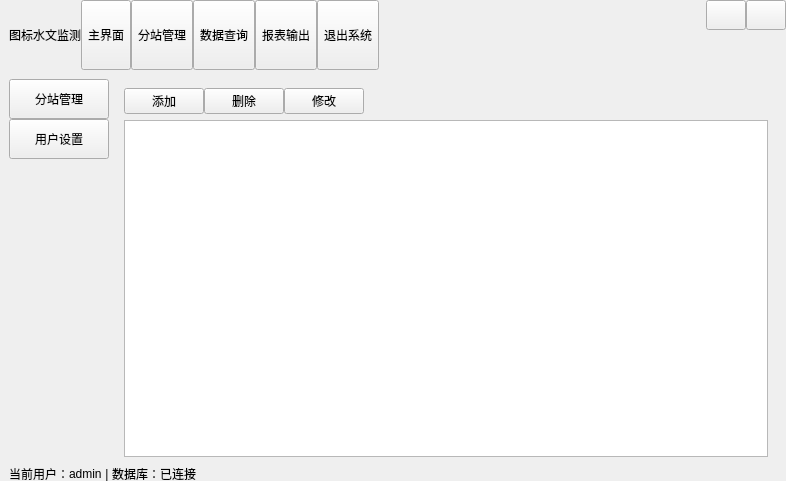
<?xml version="1.0" encoding="UTF-8"?>
<ui version="4.0">
 <class>mainWidget</class>
 <widget class="QWidget" name="mainWidget">
  <property name="geometry">
   <rect>
    <x>0</x>
    <y>0</y>
    <width>751</width>
    <height>481</height>
   </rect>
  </property>
  <property name="windowTitle">
   <string>Form</string>
  </property>
  <layout class="QVBoxLayout" name="verticalLayout">
   <property name="spacing">
    <number>0</number>
   </property>
   <property name="leftMargin">
    <number>0</number>
   </property>
   <property name="topMargin">
    <number>0</number>
   </property>
   <property name="rightMargin">
    <number>0</number>
   </property>
   <property name="bottomMargin">
    <number>0</number>
   </property>
   <item>
    <widget class="QWidget" name="widgetTitle" native="true">
     <property name="sizePolicy">
      <sizepolicy hsizetype="Preferred" vsizetype="Fixed">
       <horstretch>0</horstretch>
       <verstretch>0</verstretch>
      </sizepolicy>
     </property>
     <layout class="QHBoxLayout" name="horizontalLayout_3">
      <property name="spacing">
       <number>0</number>
      </property>
      <property name="leftMargin">
       <number>9</number>
      </property>
      <property name="topMargin">
       <number>0</number>
      </property>
      <property name="rightMargin">
       <number>0</number>
      </property>
      <property name="bottomMargin">
       <number>0</number>
      </property>
      <item>
       <widget class="QWidget" name="widgetTitleMenu" native="true">
        <layout class="QHBoxLayout" name="horizontalLayout_2">
         <property name="spacing">
          <number>0</number>
         </property>
         <property name="leftMargin">
          <number>0</number>
         </property>
         <property name="topMargin">
          <number>0</number>
         </property>
         <property name="rightMargin">
          <number>0</number>
         </property>
         <property name="bottomMargin">
          <number>0</number>
         </property>
         <item>
          <widget class="QLabel" name="lab_Icon">
           <property name="text">
            <string>图标</string>
           </property>
          </widget>
         </item>
         <item>
          <widget class="QLabel" name="lab_Name">
           <property name="text">
            <string>水文监测</string>
           </property>
          </widget>
         </item>
         <item>
          <widget class="QToolButton" name="toolBtn_Main">
           <property name="sizePolicy">
            <sizepolicy hsizetype="Fixed" vsizetype="Expanding">
             <horstretch>0</horstretch>
             <verstretch>0</verstretch>
            </sizepolicy>
           </property>
           <property name="maximumSize">
            <size>
             <width>16777215</width>
             <height>16777215</height>
            </size>
           </property>
           <property name="text">
            <string>主界面</string>
           </property>
           <property name="icon">
            <iconset resource="image.qrc">
             <normaloff>:/resource/image/main_main.png</normaloff>:/resource/image/main_main.png</iconset>
           </property>
           <property name="toolButtonStyle">
            <enum>Qt::ToolButtonTextUnderIcon</enum>
           </property>
          </widget>
         </item>
         <item>
          <widget class="QToolButton" name="toolBtn_Setting">
           <property name="sizePolicy">
            <sizepolicy hsizetype="Fixed" vsizetype="Expanding">
             <horstretch>0</horstretch>
             <verstretch>0</verstretch>
            </sizepolicy>
           </property>
           <property name="maximumSize">
            <size>
             <width>16777215</width>
             <height>16777215</height>
            </size>
           </property>
           <property name="text">
            <string>分站管理</string>
           </property>
           <property name="icon">
            <iconset resource="image.qrc">
             <normaloff>:/resource/image/main_main.png</normaloff>:/resource/image/main_main.png</iconset>
           </property>
           <property name="toolButtonStyle">
            <enum>Qt::ToolButtonTextUnderIcon</enum>
           </property>
          </widget>
         </item>
         <item>
          <widget class="QToolButton" name="toolBtn_Query">
           <property name="sizePolicy">
            <sizepolicy hsizetype="Fixed" vsizetype="Expanding">
             <horstretch>0</horstretch>
             <verstretch>0</verstretch>
            </sizepolicy>
           </property>
           <property name="text">
            <string>数据查询</string>
           </property>
           <property name="icon">
            <iconset resource="image.qrc">
             <normaloff>:/resource/image/main_data.png</normaloff>:/resource/image/main_data.png</iconset>
           </property>
           <property name="toolButtonStyle">
            <enum>Qt::ToolButtonTextUnderIcon</enum>
           </property>
          </widget>
         </item>
         <item>
          <widget class="QToolButton" name="toolBtn_reportForms">
           <property name="sizePolicy">
            <sizepolicy hsizetype="Fixed" vsizetype="Expanding">
             <horstretch>0</horstretch>
             <verstretch>0</verstretch>
            </sizepolicy>
           </property>
           <property name="text">
            <string>报表输出</string>
           </property>
           <property name="icon">
            <iconset resource="image.qrc">
             <normaloff>:/resource/image/main_help.png</normaloff>:/resource/image/main_help.png</iconset>
           </property>
           <property name="toolButtonStyle">
            <enum>Qt::ToolButtonTextUnderIcon</enum>
           </property>
          </widget>
         </item>
         <item>
          <widget class="QToolButton" name="toolBtn_Exit">
           <property name="sizePolicy">
            <sizepolicy hsizetype="Fixed" vsizetype="Expanding">
             <horstretch>0</horstretch>
             <verstretch>0</verstretch>
            </sizepolicy>
           </property>
           <property name="text">
            <string>退出系统</string>
           </property>
           <property name="icon">
            <iconset resource="image.qrc">
             <normaloff>:/resource/image/main_exit.png</normaloff>:/resource/image/main_exit.png</iconset>
           </property>
           <property name="toolButtonStyle">
            <enum>Qt::ToolButtonTextUnderIcon</enum>
           </property>
          </widget>
         </item>
         <item>
          <spacer name="horizontalSpacer_2">
           <property name="orientation">
            <enum>Qt::Horizontal</enum>
           </property>
           <property name="sizeHint" stdset="0">
            <size>
             <width>40</width>
             <height>20</height>
            </size>
           </property>
          </spacer>
         </item>
        </layout>
       </widget>
      </item>
      <item>
       <widget class="QWidget" name="widgetTitleButton" native="true">
        <property name="sizePolicy">
         <sizepolicy hsizetype="Preferred" vsizetype="Preferred">
          <horstretch>0</horstretch>
          <verstretch>0</verstretch>
         </sizepolicy>
        </property>
        <layout class="QGridLayout" name="gridLayout">
         <property name="leftMargin">
          <number>0</number>
         </property>
         <property name="topMargin">
          <number>0</number>
         </property>
         <property name="rightMargin">
          <number>0</number>
         </property>
         <property name="bottomMargin">
          <number>0</number>
         </property>
         <property name="spacing">
          <number>0</number>
         </property>
         <item row="0" column="0">
          <widget class="QPushButton" name="pushBtn_Min">
           <property name="sizePolicy">
            <sizepolicy hsizetype="Minimum" vsizetype="Fixed">
             <horstretch>0</horstretch>
             <verstretch>0</verstretch>
            </sizepolicy>
           </property>
           <property name="minimumSize">
            <size>
             <width>30</width>
             <height>30</height>
            </size>
           </property>
           <property name="text">
            <string/>
           </property>
           <property name="icon">
            <iconset resource="image.qrc">
             <normaloff>:/resource/image/main_min.png</normaloff>:/resource/image/main_min.png</iconset>
           </property>
          </widget>
         </item>
         <item row="0" column="1">
          <widget class="QPushButton" name="pushBtn_Close">
           <property name="sizePolicy">
            <sizepolicy hsizetype="Minimum" vsizetype="Fixed">
             <horstretch>0</horstretch>
             <verstretch>0</verstretch>
            </sizepolicy>
           </property>
           <property name="minimumSize">
            <size>
             <width>30</width>
             <height>30</height>
            </size>
           </property>
           <property name="text">
            <string/>
           </property>
           <property name="icon">
            <iconset resource="image.qrc">
             <normaloff>:/resource/image/main_close.png</normaloff>:/resource/image/main_close.png</iconset>
           </property>
          </widget>
         </item>
         <item row="1" column="1">
          <spacer name="verticalSpacer">
           <property name="orientation">
            <enum>Qt::Vertical</enum>
           </property>
           <property name="sizeHint" stdset="0">
            <size>
             <width>20</width>
             <height>40</height>
            </size>
           </property>
          </spacer>
         </item>
        </layout>
       </widget>
      </item>
     </layout>
    </widget>
   </item>
   <item>
    <widget class="QStackedWidget" name="stackedWidget">
     <property name="currentIndex">
      <number>1</number>
     </property>
     <widget class="QWidget" name="page_Main">
      <layout class="QHBoxLayout" name="horizontalLayout_6">
       <item>
        <widget class="QGroupBox" name="groupBox_3">
         <property name="title">
          <string>串口信息</string>
         </property>
         <layout class="QVBoxLayout" name="verticalLayout_3">
          <item>
           <layout class="QGridLayout" name="gridLayout_2">
            <item row="1" column="0" colspan="2">
             <widget class="QLabel" name="label_19">
              <property name="text">
               <string>波特率：</string>
              </property>
             </widget>
            </item>
            <item row="1" column="2">
             <widget class="QComboBox" name="comBox_baudRate">
              <item>
               <property name="text">
                <string>50</string>
               </property>
              </item>
              <item>
               <property name="text">
                <string>75</string>
               </property>
              </item>
              <item>
               <property name="text">
                <string>110</string>
               </property>
              </item>
              <item>
               <property name="text">
                <string>134</string>
               </property>
              </item>
              <item>
               <property name="text">
                <string>150</string>
               </property>
              </item>
              <item>
               <property name="text">
                <string>200</string>
               </property>
              </item>
              <item>
               <property name="text">
                <string>300</string>
               </property>
              </item>
              <item>
               <property name="text">
                <string>600</string>
               </property>
              </item>
              <item>
               <property name="text">
                <string>1200</string>
               </property>
              </item>
              <item>
               <property name="text">
                <string>1800</string>
               </property>
              </item>
              <item>
               <property name="text">
                <string>2400</string>
               </property>
              </item>
              <item>
               <property name="text">
                <string>4800</string>
               </property>
              </item>
              <item>
               <property name="text">
                <string>9600</string>
               </property>
              </item>
              <item>
               <property name="text">
                <string>14400</string>
               </property>
              </item>
              <item>
               <property name="text">
                <string>19200</string>
               </property>
              </item>
              <item>
               <property name="text">
                <string>38400</string>
               </property>
              </item>
              <item>
               <property name="text">
                <string>56000</string>
               </property>
              </item>
              <item>
               <property name="text">
                <string>57600</string>
               </property>
              </item>
              <item>
               <property name="text">
                <string>76800</string>
               </property>
              </item>
              <item>
               <property name="text">
                <string>115200</string>
               </property>
              </item>
              <item>
               <property name="text">
                <string>128000</string>
               </property>
              </item>
              <item>
               <property name="text">
                <string>256000</string>
               </property>
              </item>
             </widget>
            </item>
            <item row="2" column="0" colspan="2">
             <widget class="QLabel" name="label_20">
              <property name="text">
               <string>数据位：</string>
              </property>
             </widget>
            </item>
            <item row="2" column="2">
             <widget class="QComboBox" name="comBox_Data">
              <item>
               <property name="text">
                <string>5</string>
               </property>
              </item>
              <item>
               <property name="text">
                <string>6</string>
               </property>
              </item>
              <item>
               <property name="text">
                <string>7</string>
               </property>
              </item>
              <item>
               <property name="text">
                <string>8</string>
               </property>
              </item>
             </widget>
            </item>
            <item row="3" column="0" colspan="2">
             <widget class="QLabel" name="label_22">
              <property name="text">
               <string>停止位：</string>
              </property>
             </widget>
            </item>
            <item row="3" column="2">
             <widget class="QComboBox" name="comBox_stop">
              <item>
               <property name="text">
                <string>1</string>
               </property>
              </item>
              <item>
               <property name="text">
                <string>1.5</string>
               </property>
              </item>
              <item>
               <property name="text">
                <string>2</string>
               </property>
              </item>
             </widget>
            </item>
            <item row="4" column="0" colspan="2">
             <widget class="QLabel" name="label_21">
              <property name="text">
               <string>奇偶校验：</string>
              </property>
             </widget>
            </item>
            <item row="4" column="2">
             <widget class="QComboBox" name="comBox_parity">
              <item>
               <property name="text">
                <string>无</string>
               </property>
              </item>
             </widget>
            </item>
            <item row="0" column="2">
             <widget class="QComboBox" name="comBox_serialPort"/>
            </item>
            <item row="0" column="0" colspan="2">
             <widget class="QLabel" name="lab_serialPort">
              <property name="enabled">
               <bool>false</bool>
              </property>
              <property name="sizePolicy">
               <sizepolicy hsizetype="Minimum" vsizetype="Minimum">
                <horstretch>0</horstretch>
                <verstretch>0</verstretch>
               </sizepolicy>
              </property>
              <property name="text">
               <string>COM口：</string>
              </property>
             </widget>
            </item>
           </layout>
          </item>
          <item>
           <widget class="QPushButton" name="pushBtn_serialPort">
            <property name="sizePolicy">
             <sizepolicy hsizetype="Minimum" vsizetype="Expanding">
              <horstretch>0</horstretch>
              <verstretch>0</verstretch>
             </sizepolicy>
            </property>
            <property name="maximumSize">
             <size>
              <width>16777215</width>
              <height>30</height>
             </size>
            </property>
            <property name="text">
             <string>开始通信</string>
            </property>
           </widget>
          </item>
          <item>
           <spacer name="verticalSpacer_3">
            <property name="orientation">
             <enum>Qt::Vertical</enum>
            </property>
            <property name="sizeHint" stdset="0">
             <size>
              <width>20</width>
              <height>40</height>
             </size>
            </property>
           </spacer>
          </item>
         </layout>
        </widget>
       </item>
       <item>
        <widget class="QTableView" name="tableView_realTimeData"/>
       </item>
      </layout>
     </widget>
     <widget class="QWidget" name="page_Setting">
      <layout class="QGridLayout" name="gridLayout_3">
       <property name="leftMargin">
        <number>9</number>
       </property>
       <property name="topMargin">
        <number>9</number>
       </property>
       <property name="rightMargin">
        <number>9</number>
       </property>
       <property name="bottomMargin">
        <number>0</number>
       </property>
       <property name="spacing">
        <number>6</number>
       </property>
       <item row="0" column="0">
        <widget class="QWidget" name="widget" native="true">
         <layout class="QHBoxLayout" name="horizontalLayout_4">
          <property name="spacing">
           <number>6</number>
          </property>
          <property name="leftMargin">
           <number>0</number>
          </property>
          <property name="topMargin">
           <number>0</number>
          </property>
          <property name="rightMargin">
           <number>0</number>
          </property>
          <property name="bottomMargin">
           <number>0</number>
          </property>
          <item>
           <widget class="QWidget" name="widget_2" native="true">
            <property name="sizePolicy">
             <sizepolicy hsizetype="Fixed" vsizetype="Preferred">
              <horstretch>0</horstretch>
              <verstretch>0</verstretch>
             </sizepolicy>
            </property>
            <property name="minimumSize">
             <size>
              <width>100</width>
              <height>0</height>
             </size>
            </property>
            <layout class="QVBoxLayout" name="verticalLayout_2">
             <property name="spacing">
              <number>0</number>
             </property>
             <property name="leftMargin">
              <number>0</number>
             </property>
             <property name="topMargin">
              <number>0</number>
             </property>
             <property name="rightMargin">
              <number>0</number>
             </property>
             <property name="bottomMargin">
              <number>6</number>
             </property>
             <item>
              <widget class="QToolButton" name="toolBtn_equipment">
               <property name="sizePolicy">
                <sizepolicy hsizetype="Expanding" vsizetype="Minimum">
                 <horstretch>0</horstretch>
                 <verstretch>0</verstretch>
                </sizepolicy>
               </property>
               <property name="minimumSize">
                <size>
                 <width>0</width>
                 <height>40</height>
                </size>
               </property>
               <property name="text">
                <string>分站管理</string>
               </property>
              </widget>
             </item>
             <item>
              <widget class="QToolButton" name="toolBtn_userSetting">
               <property name="sizePolicy">
                <sizepolicy hsizetype="Expanding" vsizetype="Minimum">
                 <horstretch>0</horstretch>
                 <verstretch>0</verstretch>
                </sizepolicy>
               </property>
               <property name="minimumSize">
                <size>
                 <width>0</width>
                 <height>40</height>
                </size>
               </property>
               <property name="text">
                <string>用户设置</string>
               </property>
               <property name="icon">
                <iconset resource="image.qrc">
                 <normaloff>:/resource/image/main_person.png</normaloff>:/resource/image/main_person.png</iconset>
               </property>
               <property name="toolButtonStyle">
                <enum>Qt::ToolButtonTextBesideIcon</enum>
               </property>
              </widget>
             </item>
             <item>
              <spacer name="verticalSpacer_2">
               <property name="orientation">
                <enum>Qt::Vertical</enum>
               </property>
               <property name="sizeHint" stdset="0">
                <size>
                 <width>20</width>
                 <height>40</height>
                </size>
               </property>
              </spacer>
             </item>
            </layout>
           </widget>
          </item>
          <item>
           <widget class="QStackedWidget" name="stackedWidget_2">
            <property name="currentIndex">
             <number>1</number>
            </property>
            <widget class="QWidget" name="page1_userSetting">
             <layout class="QVBoxLayout" name="verticalLayout_5">
              <property name="leftMargin">
               <number>0</number>
              </property>
              <property name="topMargin">
               <number>0</number>
              </property>
              <property name="rightMargin">
               <number>0</number>
              </property>
              <property name="bottomMargin">
               <number>0</number>
              </property>
              <item>
               <layout class="QHBoxLayout" name="horizontalLayout_8">
                <item>
                 <widget class="QPushButton" name="pushBtn_AddUserInfo">
                  <property name="text">
                   <string>添加</string>
                  </property>
                 </widget>
                </item>
                <item>
                 <widget class="QPushButton" name="pushBtn_delUserInfo">
                  <property name="text">
                   <string>删除</string>
                  </property>
                 </widget>
                </item>
                <item>
                 <widget class="QPushButton" name="pushBtn_editUserInfo">
                  <property name="text">
                   <string>修改</string>
                  </property>
                 </widget>
                </item>
                <item>
                 <spacer name="horizontalSpacer_5">
                  <property name="orientation">
                   <enum>Qt::Horizontal</enum>
                  </property>
                  <property name="sizeHint" stdset="0">
                   <size>
                    <width>40</width>
                    <height>20</height>
                   </size>
                  </property>
                 </spacer>
                </item>
               </layout>
              </item>
              <item>
               <widget class="QTableView" name="tableView_UserSetting"/>
              </item>
             </layout>
            </widget>
            <widget class="QWidget" name="page2_equipment">
             <layout class="QGridLayout" name="gridLayout_6">
              <property name="leftMargin">
               <number>9</number>
              </property>
              <property name="topMargin">
               <number>9</number>
              </property>
              <property name="rightMargin">
               <number>9</number>
              </property>
              <property name="bottomMargin">
               <number>9</number>
              </property>
              <property name="horizontalSpacing">
               <number>9</number>
              </property>
              <property name="verticalSpacing">
               <number>6</number>
              </property>
              <item row="0" column="0">
               <layout class="QHBoxLayout" name="horizontalLayout_7">
                <item>
                 <widget class="QPushButton" name="pushBtn_addEquipment">
                  <property name="text">
                   <string>添加</string>
                  </property>
                 </widget>
                </item>
                <item>
                 <widget class="QPushButton" name="pushBtn_delEquipment">
                  <property name="text">
                   <string>删除</string>
                  </property>
                 </widget>
                </item>
                <item>
                 <widget class="QPushButton" name="pushBtn_editEquipment">
                  <property name="text">
                   <string>修改</string>
                  </property>
                 </widget>
                </item>
                <item>
                 <spacer name="horizontalSpacer_4">
                  <property name="orientation">
                   <enum>Qt::Horizontal</enum>
                  </property>
                  <property name="sizeHint" stdset="0">
                   <size>
                    <width>40</width>
                    <height>20</height>
                   </size>
                  </property>
                 </spacer>
                </item>
               </layout>
              </item>
              <item row="1" column="0">
               <widget class="QTableView" name="tableView_equipment"/>
              </item>
             </layout>
            </widget>
            <widget class="QWidget" name="page3_main">
             <layout class="QGridLayout" name="gridLayout_7"/>
            </widget>
           </widget>
          </item>
         </layout>
        </widget>
       </item>
      </layout>
     </widget>
     <widget class="QWidget" name="page_Query">
      <layout class="QGridLayout" name="gridLayout_4">
       <property name="leftMargin">
        <number>9</number>
       </property>
       <property name="topMargin">
        <number>9</number>
       </property>
       <property name="rightMargin">
        <number>9</number>
       </property>
       <property name="bottomMargin">
        <number>0</number>
       </property>
       <property name="spacing">
        <number>6</number>
       </property>
       <item row="0" column="1">
        <widget class="QWidget" name="widget_3" native="true">
         <layout class="QGridLayout" name="gridLayout_8">
          <item row="0" column="0">
           <widget class="QGroupBox" name="groupBox">
            <property name="title">
             <string>过滤条件</string>
            </property>
            <layout class="QHBoxLayout" name="horizontalLayout_5">
             <item>
              <widget class="QLabel" name="label_6">
               <property name="text">
                <string>孔口编号：</string>
               </property>
              </widget>
             </item>
             <item>
              <widget class="QComboBox" name="comBo_holeNumber">
               <item>
                <property name="text">
                 <string>全部</string>
                </property>
               </item>
               <item>
                <property name="text">
                 <string>ZX</string>
                </property>
               </item>
               <item>
                <property name="text">
                 <string>Z12</string>
                </property>
               </item>
              </widget>
             </item>
             <item>
              <widget class="QLabel" name="label_7">
               <property name="text">
                <string>开始时间：</string>
               </property>
              </widget>
             </item>
             <item>
              <widget class="QDateTimeEdit" name="dateTimeEdit_start"/>
             </item>
             <item>
              <widget class="QLabel" name="label_8">
               <property name="text">
                <string>结束时间：</string>
               </property>
              </widget>
             </item>
             <item>
              <widget class="QDateTimeEdit" name="dateTimeEdit_end"/>
             </item>
             <item>
              <spacer name="horizontalSpacer_3">
               <property name="orientation">
                <enum>Qt::Horizontal</enum>
               </property>
               <property name="sizeHint" stdset="0">
                <size>
                 <width>40</width>
                 <height>20</height>
                </size>
               </property>
              </spacer>
             </item>
             <item>
              <widget class="QPushButton" name="pushBtn_search">
               <property name="text">
                <string>查找</string>
               </property>
              </widget>
             </item>
             <item>
              <widget class="QPushButton" name="pushBtn_exportExcel">
               <property name="text">
                <string>导出</string>
               </property>
              </widget>
             </item>
            </layout>
           </widget>
          </item>
          <item row="1" column="0">
           <widget class="QTableView" name="tableView_query"/>
          </item>
          <item row="2" column="0">
           <widget class="QGroupBox" name="groupBox_2">
            <property name="title">
             <string>查询范围内关键数据</string>
            </property>
            <layout class="QGridLayout" name="gridLayout_5">
             <item row="0" column="4">
              <widget class="QLabel" name="label_15">
               <property name="text">
                <string>水温最大值(℃)：</string>
               </property>
              </widget>
             </item>
             <item row="0" column="5">
              <widget class="QLineEdit" name="lineEdit_7">
               <property name="enabled">
                <bool>true</bool>
               </property>
               <property name="sizePolicy">
                <sizepolicy hsizetype="Expanding" vsizetype="Fixed">
                 <horstretch>0</horstretch>
                 <verstretch>0</verstretch>
                </sizepolicy>
               </property>
               <property name="minimumSize">
                <size>
                 <width>0</width>
                 <height>0</height>
                </size>
               </property>
               <property name="maximumSize">
                <size>
                 <width>40</width>
                 <height>16777215</height>
                </size>
               </property>
              </widget>
             </item>
             <item row="1" column="2">
              <widget class="QLabel" name="label_13">
               <property name="text">
                <string>水位标高最小值(m)：</string>
               </property>
              </widget>
             </item>
             <item row="1" column="4">
              <widget class="QLabel" name="label_16">
               <property name="text">
                <string>水温最小值(℃)：</string>
               </property>
              </widget>
             </item>
             <item row="1" column="5">
              <widget class="QLineEdit" name="lineEdit_8">
               <property name="minimumSize">
                <size>
                 <width>0</width>
                 <height>0</height>
                </size>
               </property>
               <property name="maximumSize">
                <size>
                 <width>40</width>
                 <height>16777215</height>
                </size>
               </property>
              </widget>
             </item>
             <item row="0" column="2">
              <widget class="QLabel" name="label_12">
               <property name="text">
                <string>水位标高最大值(m)：</string>
               </property>
              </widget>
             </item>
             <item row="1" column="0">
              <widget class="QLabel" name="label_10">
               <property name="text">
                <string>水位埋深最小值(m)：</string>
               </property>
              </widget>
             </item>
             <item row="1" column="3">
              <widget class="QLineEdit" name="lineEdit_6">
               <property name="maximumSize">
                <size>
                 <width>40</width>
                 <height>16777215</height>
                </size>
               </property>
              </widget>
             </item>
             <item row="1" column="1">
              <widget class="QLineEdit" name="lineEdit_2">
               <property name="sizePolicy">
                <sizepolicy hsizetype="Expanding" vsizetype="Fixed">
                 <horstretch>0</horstretch>
                 <verstretch>0</verstretch>
                </sizepolicy>
               </property>
               <property name="minimumSize">
                <size>
                 <width>0</width>
                 <height>0</height>
                </size>
               </property>
               <property name="maximumSize">
                <size>
                 <width>40</width>
                 <height>16777215</height>
                </size>
               </property>
              </widget>
             </item>
             <item row="2" column="0">
              <widget class="QLabel" name="label_11">
               <property name="text">
                <string>水位埋深平均值(m)：</string>
               </property>
              </widget>
             </item>
             <item row="0" column="0">
              <widget class="QLabel" name="label_9">
               <property name="text">
                <string>水位埋深最大值(m)：</string>
               </property>
              </widget>
             </item>
             <item row="0" column="3">
              <widget class="QLineEdit" name="lineEdit_4">
               <property name="maximumSize">
                <size>
                 <width>40</width>
                 <height>16777215</height>
                </size>
               </property>
              </widget>
             </item>
             <item row="0" column="1">
              <widget class="QLineEdit" name="lineEdit">
               <property name="sizePolicy">
                <sizepolicy hsizetype="Expanding" vsizetype="Fixed">
                 <horstretch>0</horstretch>
                 <verstretch>0</verstretch>
                </sizepolicy>
               </property>
               <property name="minimumSize">
                <size>
                 <width>0</width>
                 <height>0</height>
                </size>
               </property>
               <property name="maximumSize">
                <size>
                 <width>40</width>
                 <height>16777215</height>
                </size>
               </property>
              </widget>
             </item>
             <item row="3" column="0">
              <widget class="QLabel" name="label_18">
               <property name="text">
                <string>电池电压最小值(V)：</string>
               </property>
              </widget>
             </item>
             <item row="2" column="4">
              <widget class="QLabel" name="label_17">
               <property name="text">
                <string>水温平均值(℃)：</string>
               </property>
              </widget>
             </item>
             <item row="2" column="5">
              <widget class="QLineEdit" name="lineEdit_9">
               <property name="minimumSize">
                <size>
                 <width>0</width>
                 <height>0</height>
                </size>
               </property>
               <property name="maximumSize">
                <size>
                 <width>40</width>
                 <height>16777215</height>
                </size>
               </property>
              </widget>
             </item>
             <item row="2" column="1">
              <widget class="QLineEdit" name="lineEdit_3">
               <property name="sizePolicy">
                <sizepolicy hsizetype="Expanding" vsizetype="Fixed">
                 <horstretch>0</horstretch>
                 <verstretch>0</verstretch>
                </sizepolicy>
               </property>
               <property name="minimumSize">
                <size>
                 <width>0</width>
                 <height>0</height>
                </size>
               </property>
               <property name="maximumSize">
                <size>
                 <width>40</width>
                 <height>16777215</height>
                </size>
               </property>
              </widget>
             </item>
             <item row="3" column="1">
              <widget class="QLineEdit" name="lineEdit_10">
               <property name="sizePolicy">
                <sizepolicy hsizetype="Expanding" vsizetype="Fixed">
                 <horstretch>0</horstretch>
                 <verstretch>0</verstretch>
                </sizepolicy>
               </property>
               <property name="minimumSize">
                <size>
                 <width>0</width>
                 <height>0</height>
                </size>
               </property>
               <property name="maximumSize">
                <size>
                 <width>40</width>
                 <height>16777215</height>
                </size>
               </property>
              </widget>
             </item>
             <item row="2" column="2">
              <widget class="QLabel" name="label_14">
               <property name="text">
                <string>水位标高平均值(m)：</string>
               </property>
              </widget>
             </item>
             <item row="2" column="3">
              <widget class="QLineEdit" name="lineEdit_5">
               <property name="maximumSize">
                <size>
                 <width>40</width>
                 <height>16777215</height>
                </size>
               </property>
              </widget>
             </item>
             <item row="1" column="6">
              <spacer name="horizontalSpacer_6">
               <property name="orientation">
                <enum>Qt::Horizontal</enum>
               </property>
               <property name="sizeHint" stdset="0">
                <size>
                 <width>40</width>
                 <height>20</height>
                </size>
               </property>
              </spacer>
             </item>
            </layout>
           </widget>
          </item>
         </layout>
        </widget>
       </item>
      </layout>
     </widget>
     <widget class="QWidget" name="page"/>
    </widget>
   </item>
   <item>
    <widget class="QWidget" name="widgetStatue" native="true">
     <property name="sizePolicy">
      <sizepolicy hsizetype="Preferred" vsizetype="Minimum">
       <horstretch>0</horstretch>
       <verstretch>0</verstretch>
      </sizepolicy>
     </property>
     <property name="minimumSize">
      <size>
       <width>0</width>
       <height>15</height>
      </size>
     </property>
     <layout class="QHBoxLayout" name="horizontalLayout">
      <property name="spacing">
       <number>0</number>
      </property>
      <property name="leftMargin">
       <number>9</number>
      </property>
      <property name="topMargin">
       <number>0</number>
      </property>
      <property name="rightMargin">
       <number>0</number>
      </property>
      <property name="bottomMargin">
       <number>0</number>
      </property>
      <item>
       <widget class="QLabel" name="label">
        <property name="text">
         <string>当前用户：</string>
        </property>
       </widget>
      </item>
      <item>
       <widget class="QLabel" name="label_2">
        <property name="text">
         <string>admin</string>
        </property>
       </widget>
      </item>
      <item>
       <widget class="QLabel" name="label_5">
        <property name="text">
         <string> | </string>
        </property>
       </widget>
      </item>
      <item>
       <widget class="QLabel" name="label_3">
        <property name="text">
         <string>数据库：</string>
        </property>
       </widget>
      </item>
      <item>
       <widget class="QLabel" name="label_4">
        <property name="text">
         <string>已连接</string>
        </property>
       </widget>
      </item>
      <item>
       <spacer name="horizontalSpacer">
        <property name="orientation">
         <enum>Qt::Horizontal</enum>
        </property>
        <property name="sizeHint" stdset="0">
         <size>
          <width>40</width>
          <height>20</height>
         </size>
        </property>
       </spacer>
      </item>
     </layout>
    </widget>
   </item>
  </layout>
 </widget>
 <resources>
  <include location="image.qrc"/>
 </resources>
 <connections/>
</ui>
